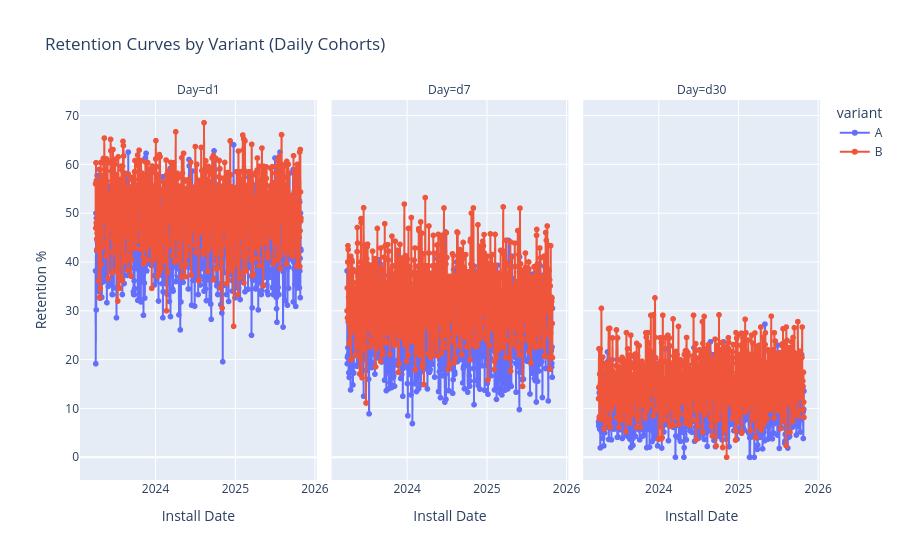

The cell this chart's notebook holds for it:
### Markdown cell above
#### Overall retention curves (line plot)

### Code cell
df_cohort = con.sql("SELECT * FROM cohort_daily ORDER BY install_day, variant").df()

# Melt for easier plotting
df_melt = df_cohort.melt(
    id_vars=['install_day', 'variant'],
    value_vars=['retention_d1_pct', 'retention_d7_pct', 'retention_d30_pct'],
    var_name='Day',
    value_name='Retention %'
)

df_melt['Day'] = df_melt['Day'].str.replace('retention_', '').str.replace('_pct', '')

fig = px.line(
    df_melt,
    x='install_day',
    y='Retention %',
    color='variant',
    facet_col='Day',
    title='Retention Curves by Variant (Daily Cohorts)',
    labels={'install_day': 'Install Date'},
    markers=True
)

fig.update_layout(hovermode='x unified')
fig.show()

### Figure 1 — Plotly figure (JSON) as saved in the notebook; plotly's stock layout.template omitted (floating-point values rounded to 4 significant figures; data arrays with more than 128 entries replaced by an {"elided": "..."} marker saying what was removed)
{"data": [{"hovertemplate": "variant=A<br>Day=d1<br>Install Date=%{x}<br>Retention %=%{y}<extra></extra>", "legendgroup": "A", "line": {"color": "#636efa", "dash": "solid"}, "marker": {"symbol": "circle"}, "mode": "lines+markers", "name": "A", "showlegend": true, "type": "scattergl", "x": {"elided": "944 str values"}, "xaxis": "x", "y": {"elided": "944 float values"}, "yaxis": "y"}, {"hovertemplate": "variant=A<br>Day=d7<br>Install Date=%{x}<br>Retention %=%{y}<extra></extra>", "legendgroup": "A", "line": {"color": "#636efa", "dash": "solid"}, "marker": {"symbol": "circle"}, "mode": "lines+markers", "name": "A", "showlegend": false, "type": "scattergl", "x": {"elided": "944 str values"}, "xaxis": "x2", "y": {"elided": "944 float values"}, "yaxis": "y2"}, {"hovertemplate": "variant=A<br>Day=d30<br>Install Date=%{x}<br>Retention %=%{y}<extra></extra>", "legendgroup": "A", "line": {"color": "#636efa", "dash": "solid"}, "marker": {"symbol": "circle"}, "mode": "lines+markers", "name": "A", "showlegend": false, "type": "scattergl", "x": {"elided": "944 str values"}, "xaxis": "x3", "y": {"elided": "944 float values"}, "yaxis": "y3"}, {"hovertemplate": "variant=B<br>Day=d1<br>Install Date=%{x}<br>Retention %=%{y}<extra></extra>", "legendgroup": "B", "line": {"color": "#EF553B", "dash": "solid"}, "marker": {"symbol": "circle"}, "mode": "lines+markers", "name": "B", "showlegend": true, "type": "scattergl", "x": {"elided": "944 str values"}, "xaxis": "x", "y": {"elided": "944 float values"}, "yaxis": "y"}, {"hovertemplate": "variant=B<br>Day=d7<br>Install Date=%{x}<br>Retention %=%{y}<extra></extra>", "legendgroup": "B", "line": {"color": "#EF553B", "dash": "solid"}, "marker": {"symbol": "circle"}, "mode": "lines+markers", "name": "B", "showlegend": false, "type": "scattergl", "x": {"elided": "944 str values"}, "xaxis": "x2", "y": {"elided": "944 float values"}, "yaxis": "y2"}, {"hovertemplate": "variant=B<br>Day=d30<br>Install Date=%{x}<br>Retention %=%{y}<extra></extra>", "legendgroup": "B", "line": {"color": "#EF553B", "dash": "solid"}, "marker": {"symbol": "circle"}, "mode": "lines+markers", "name": "B", "showlegend": false, "type": "scattergl", "x": {"elided": "944 str values"}, "xaxis": "x3", "y": {"elided": "944 float values"}, "yaxis": "y3"}], "layout": {"annotations": [{"font": {}, "showarrow": false, "text": "Day=d1", "x": 0.16, "xanchor": "center", "xref": "paper", "y": 1, "yanchor": "bottom", "yref": "paper"}, {"font": {}, "showarrow": false, "text": "Day=d7", "x": 0.5, "xanchor": "center", "xref": "paper", "y": 1, "yanchor": "bottom", "yref": "paper"}, {"font": {}, "showarrow": false, "text": "Day=d30", "x": 0.84, "xanchor": "center", "xref": "paper", "y": 1, "yanchor": "bottom", "yref": "paper"}], "autosize": true, "hovermode": "x unified", "legend": {"title": {"text": "variant"}, "tracegroupgap": 0}, "title": {"text": "Retention Curves by Variant (Daily Cohorts)"}, "xaxis": {"anchor": "y", "autorange": true, "domain": [0, 0.32], "range": ["2023-01-23 15:13:53.0238", "2026-01-05 08:46:06.9762"], "title": {"text": "Install Date"}, "type": "date"}, "xaxis2": {"anchor": "y2", "autorange": true, "domain": [0.34, 0.66], "matches": "x", "range": ["2023-01-23 15:13:53.0238", "2026-01-05 08:46:06.9762"], "title": {"text": "Install Date"}, "type": "date"}, "xaxis3": {"anchor": "y3", "autorange": true, "domain": [0.68, 1.0], "matches": "x", "range": ["2023-01-23 15:13:53.0238", "2026-01-05 08:46:06.9762"], "title": {"text": "Install Date"}, "type": "date"}, "yaxis": {"anchor": "x", "autorange": true, "domain": [0, 1], "range": [-5.655, 74.17], "title": {"text": "Retention %"}, "type": "linear"}, "yaxis2": {"anchor": "x2", "autorange": true, "domain": [0, 1], "matches": "y", "range": [-5.655, 74.17], "showticklabels": false, "type": "linear"}, "yaxis3": {"anchor": "x3", "autorange": true, "domain": [0, 1], "matches": "y", "range": [-5.655, 74.17], "showticklabels": false, "type": "linear"}}}
